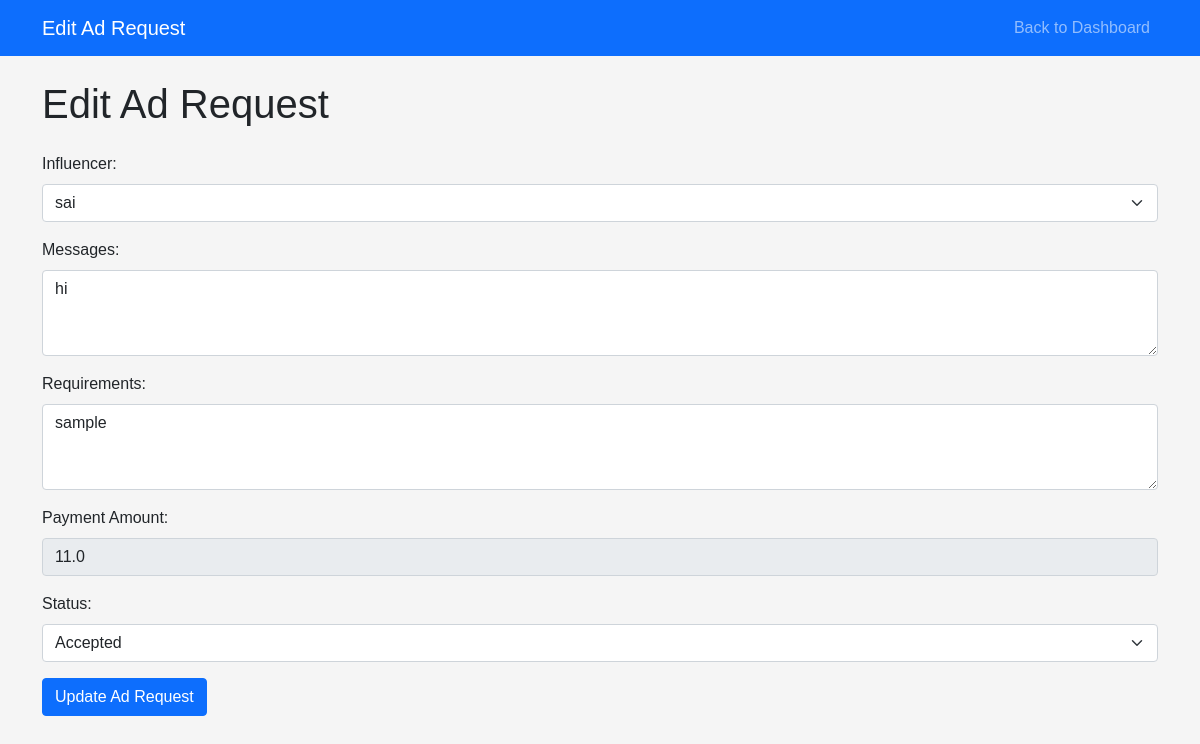
Page /sponsor/edit_ad_request/3 (signed in) on the earlier database version.
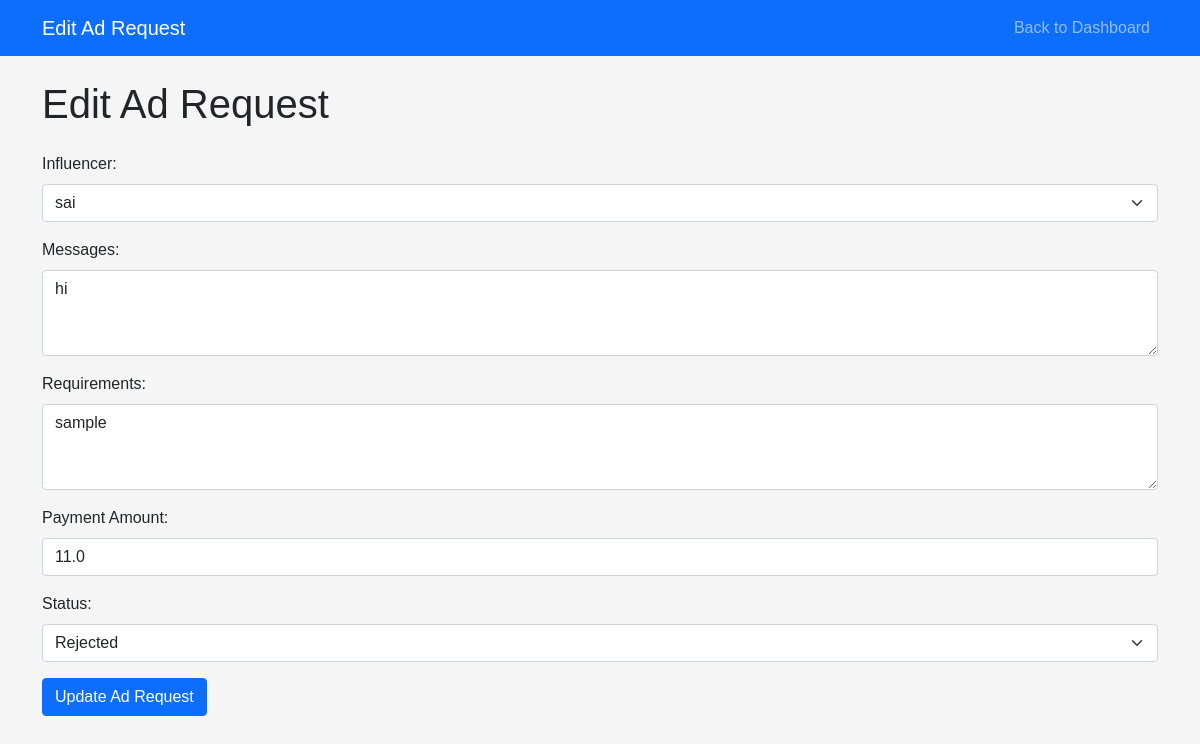
Same page on the later database version.
### backend/models.py (models this page shows)
class AdRequest(db.Model):
    __tablename__ = 'ad_requests'
    id = db.Column(db.Integer, primary_key=True)
    campaign_id = db.Column(db.Integer, db.ForeignKey('campaigns.id'), nullable=False)
    influencer_id = db.Column(db.Integer, db.ForeignKey('influencers.id'), nullable=False)
    messages = db.Column(db.Text)
    requirements = db.Column(db.Text)
    payment_amount = db.Column(db.Float, nullable=False)
    status = db.Column(db.Enum('pending', 'accepted', 'rejected', 'negotiating','requested'), nullable=False, default='pending')
    created_at = db.Column(db.DateTime, default=datetime.utcnow)
    updated_at = db.Column(db.DateTime, default=datetime.utcnow, onupdate=datetime.utcnow)
    campaign = relationship('Campaign', back_populates='ad_requests')
    influencer = relationship('Influencer', back_populates='ad_requests')
    proposed_amount = db.Column(db.Float)  # Add this field to store the proposed amount during negotiation
    last_updated_by = db.Column(db.Enum('sponsor', 'influencer'))  # Add this field to track who last updated the request

class Influencer(db.Model):
    __tablename__ = 'influencers'
    id = db.Column(db.Integer, primary_key=True)
    user_id = db.Column(db.Integer, db.ForeignKey('users.id'), unique=True, nullable=False)
    name = db.Column(db.String(100), nullable=False)
    category = db.Column(db.String(100))
    niche = db.Column(db.String(100))
    reach = db.Column(db.Integer)
    user = relationship('User', backref=db.backref('influencer', uselist=False))
    ad_requests = relationship('AdRequest', back_populates='influencer')

### backend/controller.py (the view, shortened to what this page needs)
@app.route("/sponsor/edit_ad_request/<int:ad_request_id>", methods=["GET", "POST"])
@login_required
def edit_ad_request(ad_request_id):
    if current_user.role != "sponsor":
        flash("Access denied.")
        return redirect(url_for("home"))
    ad_request = AdRequest.query.get_or_404(ad_request_id)
    if ad_request.campaign.sponsor_id != Sponsor.query.filter_by(user_id=current_user.id).first().id:
        flash("Access denied.")
        return redirect(url_for("sponsor_dashboard"))
    influencers = Influencer.query.all()
    return render_template("edit_ad_request.html", ad_request=ad_request, influencers=influencers)

### app.py (called while the page is built)
def init_app():
    app = Flask(__name__)
    app.secret_key = 'fsfdgdsgs'
    app.debug = True
    app.config['SQLALCHEMY_DATABASE_URI'] = 'sqlite:///iescp.db'
    db.init_app(app)
    app.app_context().push()
    login_manager = LoginManager()
    login_manager.login_view = 'controller.login'
    login_manager.init_app(app)
    @login_manager.user_loader
    def load_user(id):
        return User.query.get(int(id))
    print("app started....")
    return app

### templates/edit_ad_request.html (shortened to what this page needs)
{% extends "base.html" %}
{% block content %}
<nav class="navbar navbar-expand-lg navbar-dark bg-primary">
    <div class="container">
        <a class="navbar-brand" href="#">Edit Ad Request</a>
        <ul class="navbar-nav ms-auto">
            <li class="nav-item">
                <a class="nav-link" href="{{ url_for('sponsor_dashboard') }}">Back to Dashboard</a>
            </li>
        </ul>
    </div>
</nav>
<div class="container mt-4">
    <h1 class="mb-4">Edit Ad Request</h1>
    <form action="{{ url_for('edit_ad_request', ad_request_id=ad_request.id) }}" method="POST">
        <div class="mb-3">
            <label for="influencer_id" class="form-label">Influencer:</label>
            <select class="form-select" id="influencer_id" name="influencer_id" required>
                {% for influencer in influencers %}
                    <option value="{{ influencer.id }}" {% if influencer.id == ad_request.influencer_id %}selected{% endif %}>
                        {{ influencer.name }}
                    </option>
                {% endfor %}
            </select>
        </div>
        <div class="mb-3">
            <label for="messages" class="form-label">Messages:</label>
            <textarea class="form-control" id="messages" name="messages" rows="3" required>{{ ad_request.messages }}</textarea>
        </div>
        <div class="mb-3">
            <label for="requirements" class="form-label">Requirements:</label>
            <textarea class="form-control" id="requirements" name="requirements" rows="3" required>{{ ad_request.requirements }}</textarea>
        </div>
        <div class="mb-3">
            {%if ad_request.status=="accepted"%}
            <label for="payment_amount" class="form-label">Payment Amount:</label>
            <input type="number" class="form-control" id="payment_amount" name="payment_amount" value="{{ ad_request.payment_amount }}" step="0.01" readonly>
            {%else%}
            <label for="payment_amount" class="form-label">Payment Amount:</label>
            <input type="number" class="form-control" id="payment_amount" name="payment_amount" value="{{ ad_request.payment_amount }}" step="0.01" required>
            {%endif%}
        </div>
        <div class="mb-3">
            <label for="status" class="form-label">Status:</label>
            <select class="form-select" id="status" name="status" required>
                <option value="accepted" {% if ad_request.status == 'accepted' %}selected{% endif %}>Accepted</option>
                <option value="rejected" {% if ad_request.status == 'rejected' %}selected{% endif %}>Rejected</option>
            </select>
        </div>
        <button type="submit" class="btn btn-primary">Update Ad Request</button>
    </form>
</div>
{% endblock %}

Differences in the rows shown:
changed AdRequest "hi": status "Accepted" → "Rejected"
